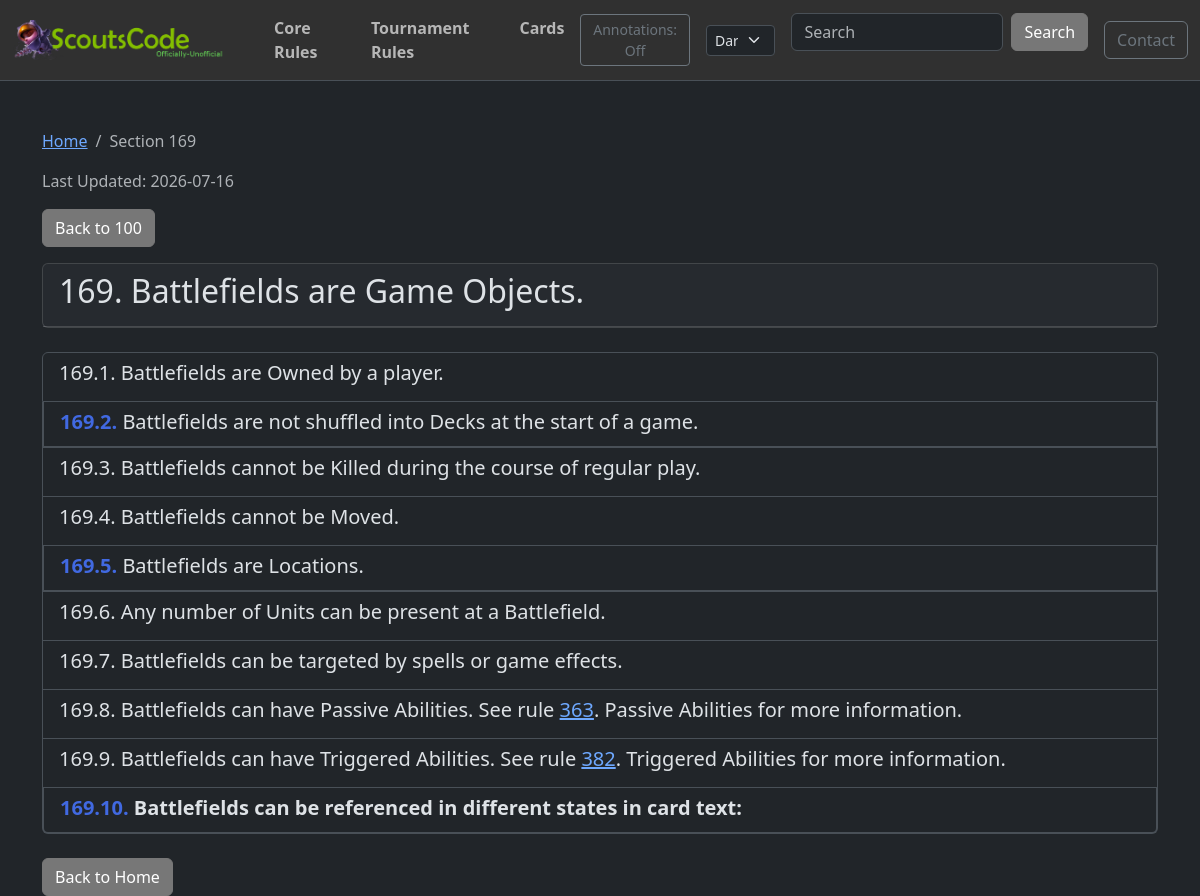
The page /crsections/169/ on the database as committed earlier.
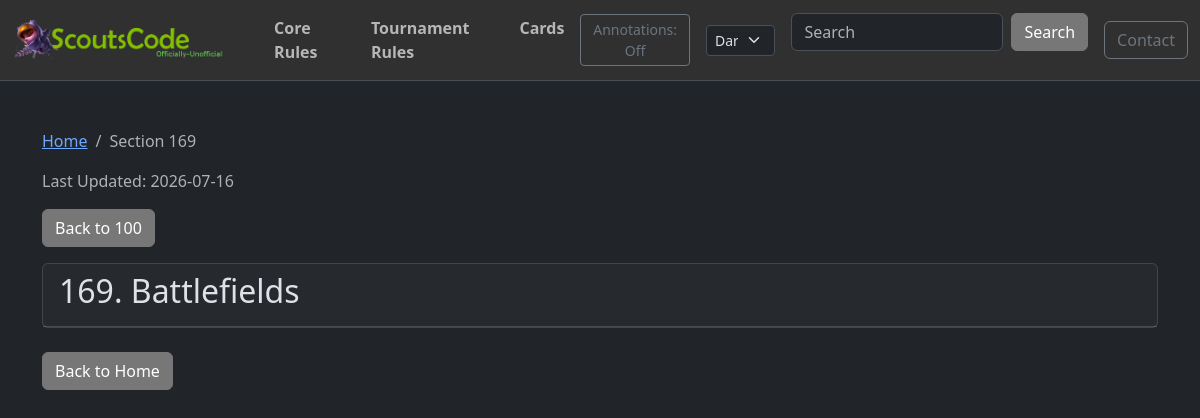
The same page on the database as committed later.
### post/models.py (models this page shows, shortened)
class RuleSection(models.Model):
    RULE_TYPE_CHOICES = [
        ("TR", "Tournament Rules"),
        ("CR", "Comprehensive Rules"),
    ]
    rule_type = models.CharField(max_length=2, choices=RULE_TYPE_CHOICES)
    section = models.CharField(max_length=50, db_index=True)  # e.g., "703.4.a.5"
    text = models.TextField()
    annotations = models.TextField(blank=True, default="")
    parent = models.ForeignKey(
        "self", on_delete=models.CASCADE, null=True, blank=True, related_name="children"
    )
    order = models.IntegerField(default=0)
    class Meta:
        ordering = ["rule_type", "order", "section"]
        unique_together = ["rule_type", "section"]
        indexes = [
            models.Index(fields=["rule_type", "section"]),
            models.Index(fields=["parent", "order"]),
        ]
    def get_top_level_section(self):
        parts = self.section.split(".")
        first_part = parts[0]
        if len(first_part) >= 3:
            return first_part[0] + "00"
        return first_part
    def to_dict(self, include_children=True):
        data = {
            "section": self.section,
            "text": self.text,
            "annotations": self.annotations,
            "children": [],
        }
        if include_children:
            for child in self.children.all():
                data["children"].append(child.to_dict(include_children=True))
        return data

### post/views.py (the view)
# urls.py: path("crsections/<str:section>/", crsection_detail, name="crsection_detail"),
def crsection_detail(request, section):
    try:
        section_obj = RuleSection.objects.prefetch_related(
            "children__children__children__children__children__children"
        ).get(rule_type="CR", section=section)
    except RuleSection.DoesNotExist:
        raise Http404(f"Section {section} not found")
    data = section_obj.to_dict()
    top_level = section_obj.get_top_level_section()
    is_top_level = section == top_level
    data = format_section_text(data, section_type="cr")
    parent_section = None
    if section_obj.parent:
        parent_section = section_obj.parent.section
    context = {
        "section": data,
        "json_url": f"/crsections/{top_level}/",
        "is_top_level": is_top_level,
        "parent_section": parent_section,
        "last_updated": get_rules_last_updated("CR"),
    }
    return render(request, "crsection_detail.html", context)

### post/context_processors.py (called while the page is built)
def global_site_data(request):
    data = cache.get("global_site_data")
    if data is not None:
        return data
    copyright_asset = TextAsset.objects.filter(asset_type="copyright").first()
    logo_asset = TextAsset.objects.filter(asset_type="logo").first()
    default_copyright = "© 2025 Copyright "
    data = {
        "copyright_text": copyright_asset.content
        if copyright_asset
        else default_copyright,
        "logo_asset": logo_asset,
        "copyright_asset": copyright_asset,
    }
    cache.set("global_site_data", data, CACHE_TTL)
    return data

### post/views.py (called while the page is built, shortened)
def bold_before_colon(text):
    if ":" in text:
        parts = text.split(":", 1)
        return f"<strong>{parts[0]}:</strong>{parts[1]}"
    return text

def format_section_text(section_data, section_type="tr"):
    section_data["text"] = linkify_references(section_data["text"], section_type)
    section_data["text"] = bold_before_colon(section_data["text"])
    for child in section_data.get("children", []):
        child_section_str = child.get("section", "")
        has_letter = any(
            letter in child_section_str for letter in ["a", "b", "c", "d", "e"]
        )
        has_children = len(child.get("children", [])) > 0
        will_be_clickable_link = has_children and not has_letter
        if not will_be_clickable_link:
            child["text"] = linkify_references(child["text"], section_type)
        child["text"] = bold_before_colon(child["text"])
        for grandchild in child.get("children", []):
            format_section_text(grandchild, section_type)
    return section_data

def get_rules_last_updated(rule_type):
    if rule_type in _rules_last_updated_cache:
        return _rules_last_updated_cache[rule_type]

### post/templates/crsection_detail.html (shortened to what this page needs)
{% extends 'base.html' %}
{% load static %}
{% block content %}
    <div class="crsection-detail">
        <nav aria-label="breadcrumb">
            <ol class="breadcrumb">
                <li class="breadcrumb-item"><a href="/">Home</a></li>
                <li class="breadcrumb-item active" aria-current="page">Section {{ section.section }}</li>
            </ol>
        </nav>
        <p class="text-muted">Last Updated: {{ last_updated }}</p>
        {% if parent_section %}
        <div class="mb-3">
            <a href="/crsections/{{ parent_section }}/" class="btn btn-secondary">
                 Back to {{ parent_section }}
            </a>
        </div>
        {% endif %}
        <div class="card mb-4">
            <div class="card-header">
                <div class="d-flex justify-content-between align-items-start">
                    <h2>{{ section.section }}. {{ section.text|safe }}</h2>
                </div>
            </div>
        </div>
        {% if is_top_level %}
            {% if section.children %}
                <div class="list-group mb-4">
                    {% for child in section.children %}
                        <a href="/crsections/{{ child.section }}/" class="list-group-item list-group-item-action">
                            <h5 class="mb-1"><span class="rule-number">{{ child.section }}.</span> {{ child.text|safe }}</h5>
                        </a>
                    {% endfor %}
                </div>
            {% else %}
                <div class="alert alert-info">This section has no subsections.</div>
            {% endif %}
        {% else %}
            {% if section.children %}
                <div class="list-group mb-4">
                    {% for child in section.children %}
                        {% if 'a' in child.section or 'b' in child.section or 'c' in child.section or 'd' in child.section or 'e' in child.section %}
                            <div class="list-group-item">
                                <div class="d-flex justify-content-between align-items-start">
                                    <h5 class="mb-2">{{ child.section }}. {{ child.text|safe }}</h5>
                                    {% if user.is_authenticated %}
                                    <button class="btn btn-sm btn-outline-primary ms-2 edit-annotation-btn" data-section="{{ child.section }}" data-rule-type="CR">Edit</button>
                                    {% endif %}
                                </div>
                                <div id="editor-container-{{ child.section }}" class="editor-container" data-annotation="{{ child.annotations }}">
                                    <div id="editor-{{ child.section }}" class="mb-2"></div>
                                    <button class="btn btn-sm btn-success save-annotation-btn" data-section="{{ child.section }}" data-rule-type="CR">Save</button>
                                    <button class="btn btn-sm btn-secondary cancel-annotation-btn" data-section="{{ child.section }}">Cancel</button>
                                </div>
                                {% if child.annotations %}
                                <div class="annotation-display">
                                    {{ child.annotations|safe }}
                                </div>
                                {% endif %}
                                {% if child.children %}
                                    {% for subchild in child.children %}
                                        <div class="ps-3 mb-2">
                                            <div class="d-flex justify-content-between align-items-start">
                                                <div><strong>{{ subchild.section }}.</strong> {{ subchild.text|safe }}</div>
                                                {% if user.is_authenticated %}
                                                <button class="btn btn-sm btn-outline-primary ms-2 edit-annotation-btn" data-section="{{ subchild.section }}" data-rule-type="CR">Edit</button>
                                                {% endif %}
                                            </div>
                                            <div id="editor-container-{{ subchild.section }}" class="editor-container" data-annotation="{{ subchild.annotations }}">
                                                <div id="editor-{{ subchild.section }}" class="mb-2"></div>
                                                <button class="btn btn-sm btn-success save-annotation-btn" data-section="{{ subchild.section }}" data-rule-type="CR">Save</button>
                                                <button class="btn btn-sm btn-secondary cancel-annotation-btn" data-section="{{ subchild.section }}">Cancel</button>
                                            </div>
                                            {% if subchild.annotations %}
                                            <div class="annotation-display">
                                                {{ subchild.annotations|safe }}
                                            </div>
                                            {% endif %}
                                            {% if subchild.children %}
                                                {% for leaf in subchild.children %}
                                                <div class="ps-3 mb-1">
                                                    <strong>{{ leaf.section }}.</strong> {{ leaf.text|safe }}
                                                </div>
                                                {% endfor %}
                                            {% endif %}
                                        </div>
                                    {% endfor %}
                                {% endif %}
                            </div>
                        {% else %}
                            {% if child.children %}
                            <a href="/crsections/{{ child.section }}/" class="list-group-item list-group-item-action">
                                <h5 class="mb-1"><span class="rule-number">{{ child.section }}.</span> {{ child.text|safe }}</h5>
                            </a>
                            {% else %}
                                <div class="list-group-item">
                                    <div class="d-flex justify-content-between align-items-start">
                                        <h5 class="mb-2">{{ child.section }}. {{ child.text|safe }}</h5>
                                    </div>
                                </div>
                            {% endif %}
                        {% endif %}
                    {% endfor %}
                </div>
            {% endif %}
        {% endif %}
        <div class="mt-4">
            <a href="/" class="btn btn-secondary">Back to Home</a>
        </div>
    </div>
{% endblock %}

### post/templates/base.html (shortened to what this page needs)
{% load static %}
<html lang="en" data-bs-theme="dark">
    <head>
        <link
            rel="stylesheet"
            type="text/css"
            href="{% static 'css/bootstrap.min.css' %}"
        />
        <link
            rel="stylesheet"
            type="text/css"
            href="{% static 'css/style.css' %}"
        />
        <link
            href="https://cdn.jsdelivr.net/npm/quill@2.0.3/dist/quill.snow.css"
            rel="stylesheet"
        />
    </head>
    <body>
        <nav class="navbar navbar-expand-lg border-bottom border-body sticky-top" id="mainNav">
            <div class="container-fluid">
                <a class="navbar-brand" href="/">
                    {% if logo_asset %}
                    <img
                        src="{{ logo_asset.content }}"
                        alt="Logo"
                        width="120"
                        height="28"
                    />
                    {% else %}
                    <img
                        src="{% static 'logo.png' %}"
                        alt="Logo"
                        height="40"
                        style="width: auto"
                    />
                    {% endif %}
                </a>
                <div class="collapse navbar-collapse" id="navbarScroll">
                    <ul class="navbar-nav me-auto">
                        <li class="nav-item">
                            <a
                                class="nav-link fw-semibold px-3"
                                href="{% url 'core_rules' %}"
                                >Core Rules</a
                            >
                        </li>
                        <li class="nav-item">
                            <a
                                class="nav-link fw-semibold px-3"
                                href="/#trsections"
                                >Tournament Rules</a
                            >
                        </li>
                        <li class="nav-item">
                            <a
                                class="nav-link fw-semibold px-3"
                                href="{% url 'card_search' %}"
                                >Cards</a
                            >
                        </li>
                    </ul>
                    <div class="me-3">
                        <button
                            id="annotationToggle"
                            class="btn btn-sm btn-outline-secondary"
                            title="Toggle annotations"
                        >
                            Annotations: <span id="annotationToggleLabel">Off</span>
                        </button>
                    </div>
                    <div class="me-3">
                        <select
                            class="form-select form-select-sm"
                            id="themeToggle"
                            aria-label="Theme selector"
                        >
                            <option value="dark">Dark</option>
                        </select>
                    </div>
                    <form
                        class="d-flex"
                        method="GET"
                        action="{% url 'search_rules' %}"
                    >
                        <input
                            class="form-control me-2"
                            type="search"
                            placeholder="Search"
                            aria-label="Search"
                            name="q"
                            value="{{ search_query }}"
                        />
                        <button class="btn btn-secondary" type="submit">
                            Search
                        </button>
                    </form>
                    <a
                        href="{% url 'contact' %}"
                        class="btn btn-outline-secondary ms-3"
                        >Contact</a
                    >
                </div>
            </div>
        </nav>
        <main class="container mt-5">
            {% block content %}{% endblock %}
        </main>
    </body>
</html>

### static/css/style.css (style rules this page uses)
:root { --custom-primary: #3498db; --custom-secondary: rgb(119, 119, 119); --custom-navbar-color: #303030; }
[data-bs-theme="dark"] { --custom-body-color: #212529; --custom-main-color: #ffffff; }
.navbar { background-color: var(--custom-navbar-color); transition: padding 0.3s ease; padding-top: 0.5rem; padding-bottom: 0.5rem; }
.btn-secondary { background-color: var(--custom-secondary); border-color: var(--custom-secondary); color: #fff; }

Rows that differ between the two databases and show on the page:
removed RuleSection: section "169.1", text "Battlefields are Owned by a player."
removed RuleSection: section "169.2", text "Battlefields are not shuffled into Decks at the start of a game."
removed RuleSection: section "169.3", text "Battlefields cannot be Killed during the course of regular play."
removed RuleSection: section "169.4", text "Battlefields cannot be Moved."
removed RuleSection: section "169.5", text "Battlefields are Locations."
removed RuleSection: section "169.6", text "Any number of Units can be present at a Battlefield."
removed RuleSection: section "169.7", text "Battlefields can be targeted by spells or game effects."
removed RuleSection: section "169.8"
removed RuleSection: section "169.9"
removed RuleSection: section "169.10"
changed RuleSection: text "Battlefields are Game Objects." → "Battlefields"
Other text that changed with them:
list line gone: ". Battlefields can have Passive Abilities. See rule 363 . Passive Abilities for more information."
list line gone: ". Battlefields can have Triggered Abilities. See rule 382 . Triggered Abilities for more information."
list line gone: ". Battlefields can be referenced in different states in card text:"
